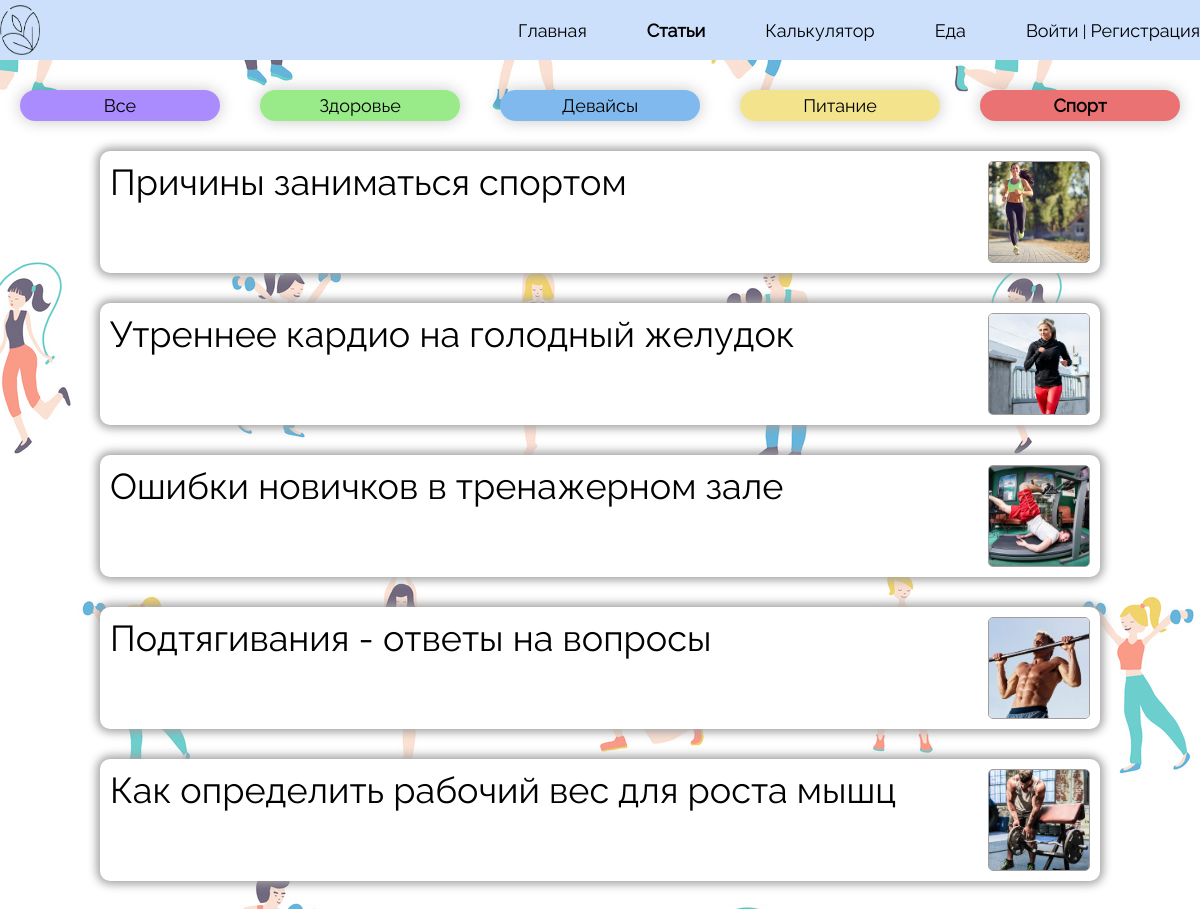
The app's page /articles/sport with its own data.
### articles/models.py (models this page shows, shortened)
class Article(models.Model):
    title = models.CharField(max_length=255)
    slag = models.SlugField(max_length=255, unique=True, db_index=True, verbose_name="URL")
    content = models.TextField(blank=True)
    photo = models.ImageField(upload_to="photos/%Y/%m/%d")
    time_create = models.DateTimeField(auto_now_add=True)
    time_update = models.DateTimeField(auto_now=True)
    is_published = models.BooleanField(default=True)
    category = models.ForeignKey(Category, on_delete=models.PROTECT)
    class Meta:
        verbose_name = 'Статьи'
        verbose_name_plural = 'Статьи'

### articles/views.py (the view)
# urls.py: path('articles/sport', views.sportArticles, name='articles_sport'),
def sportArticles(request):
    titlesOfArticles = Article.objects.filter(category=2)
    return render(request, 'articles/articles_sport.html', {'titlesOfArticles': titlesOfArticles, 'title': 'Статьи про спорт'})

### articles/templates/articles/articles_sport.html (shortened to what this page needs)
{% load static %}
<!DOCTYPE html>
<html lang="ru">
<head>
    <link href="{% static 'articles/css/style_articles_sport.css' %}" rel="stylesheet">
</head>
<body style="background-image: url('{% static 'articles/img/pattern_article.jpg' %}'); background-size: auto;">
        <header>
                <div class = container>
                    <div class="head">
                        <a href="{% url 'home' %}"><img src="{% static 'registration/img/iconLogo.png' %}" alt="" class="logo"></a>
                        <nav class="navigation">
                            <ul class="menu">
                                <li class="text">
                                    <a href="{% url 'home' %}">Главная</a>
                                </li>
                                <li class="text">
                                    <a href="{% url 'articles' %}" style="font-weight: bold">Статьи</a>
                                </li>
                                <li class="text">
                                    <a href="{% url 'calculator' %}">Калькулятор</a>
                                </li>
                                <li class="text">
                                    <a href="{% url 'product_selection' %}">Еда</a>
                                </li>
                                {% if request.user.is_authenticated %}
                                    <li class="text">
                                        <a href="{% url 'personalArea' %}">{{ user.username }} | Личный кабинет</a>
                                    </li>
                                {% else %}
                                    <li class="text">
                                        <a href="{% url 'login' %}">Войти</a> | <a href="{% url 'registration_field' %}">Регистрация</a>
                                    </li>
                                {% endif %}
                            </ul>
                        </nav>
                    </div>
                </div>
        </header>
<div id="wrapper">
       <div class="choiceTopic">
           <div class="all" onclick="location.href='{% url 'articles' %}';"><a href="{% url 'articles' %}">Все</a></div>
           <div class="health" onclick="location.href='{% url 'articles_health' %}';"><a href="{% url 'articles_health' %}">Здоровье</a></div>
           <div class="devices" onclick="location.href='{% url 'articles_devices' %}';"><a href="{% url 'articles_devices' %}">Девайсы</a></div>
           <div class="food" onclick="location.href='{% url 'articles_food' %}';"><a href="{% url 'articles_food' %}">Питание</a></div>
           <div class="sport" onclick="location.href='{% url 'articles_sport' %}';"><a href="{% url 'articles_sport' %}">Спорт</a></div>
       </div>
       <div class="listOfTitles">
           {% for a in titlesOfArticles%}
               <div class="Article" onclick="location.href='{% url 'certainArticle' a.slag %}';">
               <a href="{% url 'certainArticle' a.slag %}">{{a.title}}</a>
               <img class="photoOfArticle" src="{{ a.photo.url }}">
               </div>
           {% endfor %}
       </div>
   </div>
</body>
</html>

### articles/static/articles/css/style_articles_sport.css (style rules this page uses)
body { padding: 0; margin: 0; font-family: Raleway, sans-serif; background-color: #F0F3F3; }
header { background-color: #CCE0FB; width: 100%; height: 60px; left: -83px; }
.head { width: 1200px; margin: 0 auto; }
div { box-sizing: border-box; }
#wrapper { width: 1200px; margin-left: auto; margin-right: auto; }
.logo { margin-top: 5px; width: 40px; height: 50px; float: left; }
.navigation { float: right; }
.menu { padding: 0; margin: 0; display: block; }
.menu li a { color: black; text-decoration: none; font-size: 18px; }
.text { margin-top: 20px; float: left; display: block; margin-left: 60px; }
.choiceTopic div { float: left; padding: 5px 50px ; box-sizing: border-box; border-radius: 20px; box-shadow: 0px 0px 15px 1px rgba(0, 0, 0, 0.2); width: 200px; text-align: center; margin-right: 20px; margin-left: 20px; cursor: pointer; }
.choiceTopic a { text-decoration: none; color: black; font-size: 18px; }
.choiceTopic { display: flex; margin-top: 30px; }
.all { background: #AA8CFF; }
.health { background: #98EB88; }
.devices { background: #80B9ED; }
.food { background: #F3E38D; }
.sport { background: #EB7272; font-weight: bold; }
.Article { margin: 30px auto; cursor: pointer; text-decoration: none; color: black; font-size: 36px; padding: 10px; background: #FFFFFF; width: 1000px; box-shadow: 0px 0px 10px 3px #A09E9E; border-radius: 10px; }
.Article a { text-decoration: none; color: black; }
.photoOfArticle { height: 100px; margin-right: 0; float: right; object-fit: cover; width: 100px; border-radius: 5px; border: 1px solid #A09E9E; }

### records on screen
Article: title "Причины заниматься спортом", photo (picture)
Article: title "Утреннее кардио на голодный желудок", photo (picture)
Article: title "Ошибки новичков в тренажерном зале", photo (picture)
Article: title "Подтягивания - ответы на вопросы", photo (picture)
Article: title "Как определить рабочий вес для роста мышц", photo (picture)
